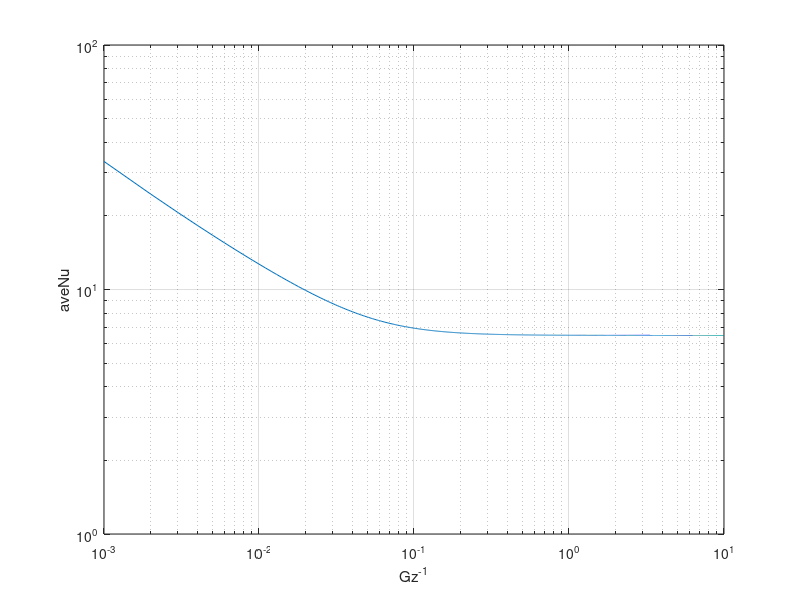

Write the MATLAB code that produced this figure.
clear all ; close all; 

%% Input

%% Air property
nu = 1.516e-5 ;
Pr = 0.73 ;
kf = 0.02514 ;
alpha = 2.074e-5 ;
rho = 1.204 ;
Cp = 1007 ;
v= 2 ;

%% Geometry property
a = 0.22e-2 ;
b = 1.76e-2 ;
D = 4*a*b/(2*a+2*b) ;
A = a*b ;

%% Parameter choice, 0.1~-0.3
gamma = -0.127;

%% Calculation
ReD = v*D/nu ;
Xin = 0.05*ReD*D*Pr ;
L= 0.05 ;
Gz = (L/D/ReD/Pr)^-1 ;
Pe = L*v/alpha ;
eps = a/b ; 
ReSqrtA = v/nu*A^0.5 ;
GzSqrtA = (L/A^0.5/ReSqrtA/Pr)^-1 ;


Lstar = linspace(0.001,10,10000) ;
aveNuversLstar = 0.*Lstar;
xi = L/ReSqrtA/A^0.5 ;

C1 =3.66 ;
C2 = 1.5 ;
C3 = 0.501 ;
C4 = 2 ;
g = 0.886/(1+(1.909*Pr^(1/6))^4.5)^(2/9) ;
m = 2.27 + 1.65*Pr^(1/3) ;


% Calculate AveNu vers Difference (entry) length
xi = Lstar*Pr/A ;
CfReSqrtA = ( (12/eps^0.5/(1+eps)/(1-192*eps/pi^5*tanh(pi/2/eps)))^2 + 3.44^2./xi).^0.5;
entryA = C2*C3*(CfReSqrtA./Lstar).^(1/3);
entryB = C1*CfReSqrtA/8/pi^0.5/eps^gamma ;
entryC = C4*g./Lstar.^0.5 ;

% Plot AveNu vers Difference (entry) length
aveNuversLstar = ((entryA.^5+entryB.^5).^(m/5) + entryC.^m ) .^(1/m) ;
loglog (Lstar, aveNuversLstar)
grid on;
xlabel('Gz^{-1}') ;
ylabel('aveNu') ;

% Calculate AveNu and Aveh in this case
Lstar = GzSqrtA^-1 ;
xi = Lstar*Pr/A ;
CfReSqrtA = ( (12/eps^0.5/(1+eps)/(1-192*eps/pi^5*tanh(pi/2/eps)))^2 + 3.44^2/xi)^0.5;
entryA = C2*C3*(CfReSqrtA/Lstar)^(1/3);
entryB = C1*CfReSqrtA/8/pi^0.5/eps^gamma ;
entryC = C4*g/Lstar^0.5 ;
aveNu = ((entryA.^5+entryB.^5).^(m/5) + entryC.^m ) .^(1/m) ;
aveh = aveNu*kf/A^0.5 ;